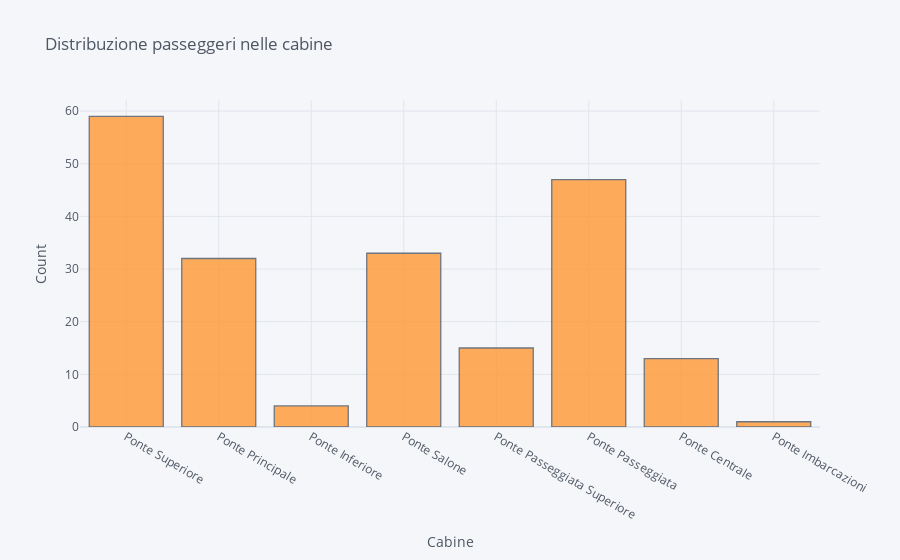

Write notebook code for a chart like this one.
### Code cell
df["Cabin"].iplot(kind = "hist", xTitle="Cabine", yTitle="Count", title ="Distribuzione passeggeri nelle cabine")

### Figure 1 — Plotly figure (JSON) as saved in the notebook; plotly's stock layout.template omitted (floating-point values rounded to 4 significant figures; data arrays with more than 128 entries replaced by an {"elided": "..."} marker saying what was removed)
{"data": [{"histfunc": "count", "histnorm": "", "marker": {"color": "rgba(255, 153, 51, 1.0)", "line": {"color": "#4D5663", "width": 1.3}}, "name": "Cabin", "opacity": 0.8, "orientation": "v", "type": "histogram", "x": {"elided": "204 str values"}}], "layout": {"barmode": "overlay", "legend": {"bgcolor": "#F5F6F9", "font": {"color": "#4D5663"}}, "paper_bgcolor": "#F5F6F9", "plot_bgcolor": "#F5F6F9", "title": {"font": {"color": "#4D5663"}, "text": "Distribuzione passeggeri nelle cabine"}, "xaxis": {"gridcolor": "#E1E5ED", "showgrid": true, "tickfont": {"color": "#4D5663"}, "title": {"font": {"color": "#4D5663"}, "text": "Cabine"}, "zerolinecolor": "#E1E5ED"}, "yaxis": {"gridcolor": "#E1E5ED", "showgrid": true, "tickfont": {"color": "#4D5663"}, "title": {"font": {"color": "#4D5663"}, "text": "Count"}, "zerolinecolor": "#E1E5ED"}}}
